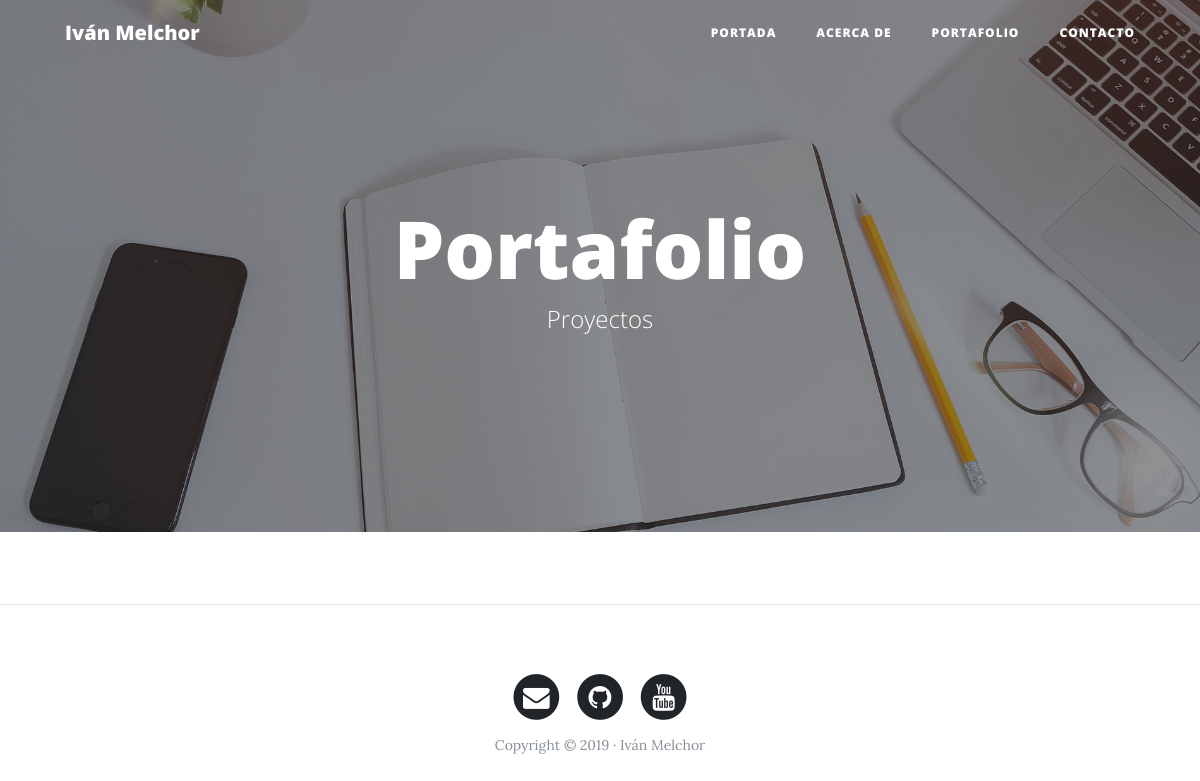
/portfolio/, run on an earlier commit of the app's database.
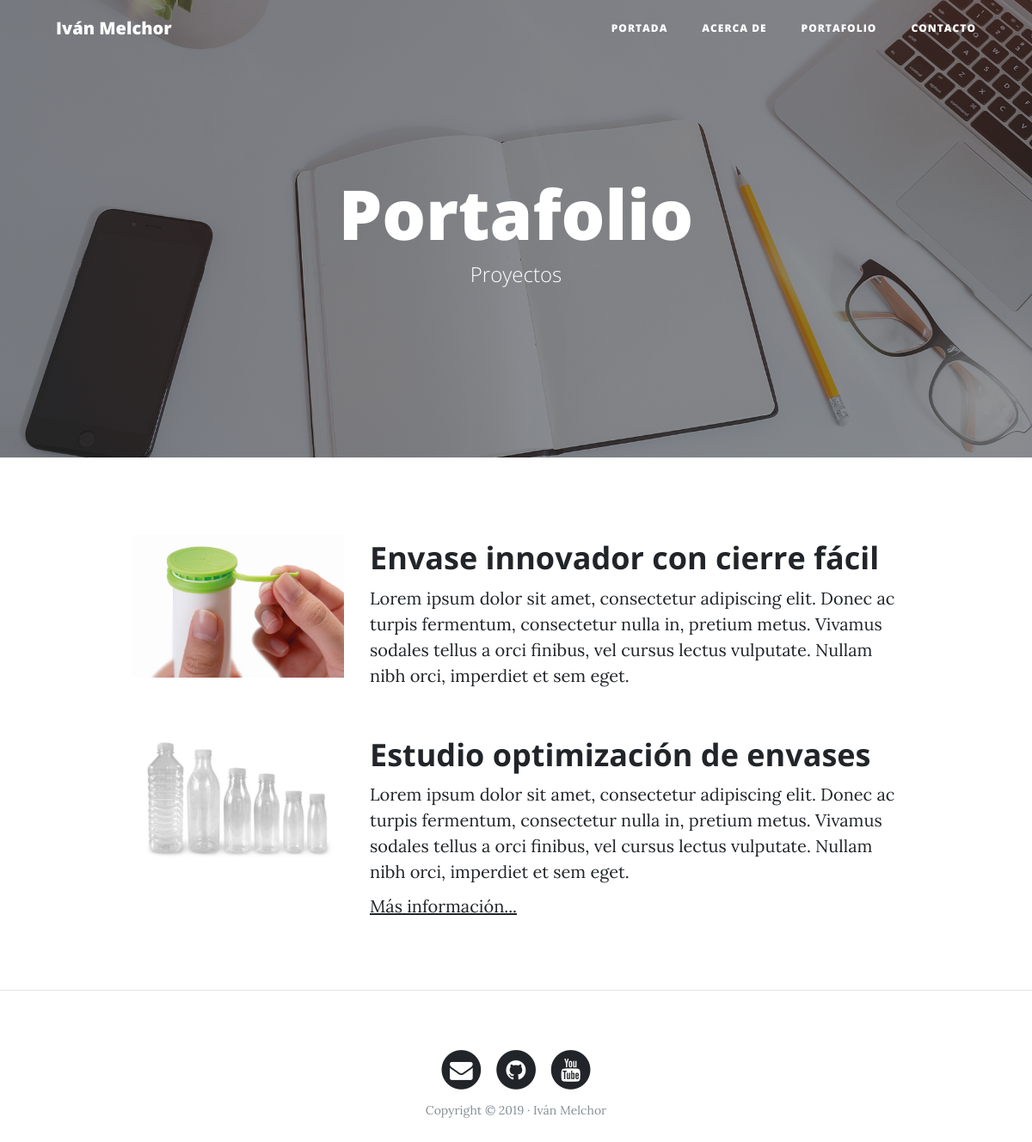
And on a later commit of the database.
### portfolio/models.py (models this page shows, shortened)
class Project(models.Model):
    title = models.CharField(max_length=200, verbose_name="Titulo")          # Campo de cadena de caracteres
    description = models.TextField(verbose_name="Descripción")            # Campo de texto
    image = models.ImageField(verbose_name="Imagen", upload_to="projects")         # Campo de imagen
    url_field = models.URLField(max_length=200, verbose_name="URL", blank=True, null=True)         # blank y null permiten el campo como Opcional
    created = models.DateTimeField(auto_now_add = True,verbose_name="Fecha de creación")         # Campo de fecha y hora (Se añade automaticamente al crear instancias)
    updated = models.DateTimeField(auto_now = True,verbose_name="Fecha de edición")             # Se actualiza cuando se modifica
    class Meta:
        verbose_name = "proyecto"
        verbose_name_plural = "proyectos"
        ordering = ["-created"]         # Se pone el guión para que se haga el orden a la inversa

### portfolio/views.py (the view)
# urls.py: path('portfolio/', portfolio_views.portfolio, name="portfolio"),
def portfolio(request):
    project_list = Project.objects.all()
    return render(request, 'portfolio/portfolio.html', {'projects':project_list})

### portfolio/templates/portfolio/portfolio.html (shortened to what this page needs)
{% extends 'core/base.html' %}
{% block background %}{% load static %}{% static 'core/img/portfolio-bg.jpg'%}{% endblock %}
{% block headers %}
<h1>Portafolio</h1>
<span class="subheading">Proyectos</span>
{% endblock %}
{% block content %}
    {% for project in projects %}
        <div class="container">
                <div class="row project">
                    <div class="col-lg-3 col-md-4 offset-lg-1">
                        <img class="img-fluid" src="{{project.image.url}}" alt="">
                    </div>
                    <div class="col-lg-7 col-md-8">
                        <h2 class="section-heading title">{{project.title}}</h2>
                    <p>{{project.description}}</p>
                    {% if project.url_field %}
                        <p><a href="{{project.url_field}}">Más información...</a></p>
                    {% endif %}
                    </div>
                </div>
            </div>
    {% endfor %}
{% endblock %}

### core/templates/core/base.html (shortened to what this page needs)
<!DOCTYPE html>
<html lang="es">
  <head>
    {% load static %}
    <link href="{% static 'core/vendor/bootstrap/css/bootstrap.min.css' %}" rel="stylesheet">
    <link href="{% static 'core/vendor/font-awesome/css/font-awesome.min.css' %}" rel="stylesheet" type="text/css">
    <link href="{% static 'core/css/clean-blog.min.css' %}" rel="stylesheet">
  </head>
  <body>
    <nav class="navbar navbar-expand-lg navbar-light fixed-top" id="mainNav">
      <div class="container">
        <a class="navbar-brand" href="{% url 'home' %}">Iván Melchor</a>
        <div class="collapse navbar-collapse" id="navbarResponsive">
          <ul class="navbar-nav ml-auto">
            <li class="nav-item">
              <a class="nav-link" href="{% url 'home' %}">Portada</a>
            </li>
            <li class="nav-item">
              <a class="nav-link" href="{% url 'about' %}">Acerca de</a>
            </li>
            <li class="nav-item">
              <a class="nav-link" href="{% url 'portfolio' %}">Portafolio</a>
            </li>
            <li class="nav-item">
              <a class="nav-link" href="{% url 'contact' %}">Contacto</a>
            </li>
          </ul>
        </div>
      </div>
    </nav>
    <header class="masthead" style="background-image: url('{% block background %}{% endblock %}')">
      <div class="overlay"></div>
      <div class="container">
        <div class="row">
          <div class="col-lg-8 col-md-10 mx-auto">
            <div class="site-heading">
              {% block headers %} {% endblock %}
            </div>
          </div>
        </div>
      </div>
    </header>
    <div class="container">
    {% block content %}
    {% endblock %}
    </div>
{% if request.path != '/' %}
  <hr>
{% endif %}
    <footer>
      <div class="container">
        <div class="row">
          <div class="col-lg-8 col-md-10 mx-auto">
            <ul class="list-inline text-center">
              <li class="list-inline-item">
                <a href="mailto:ivanmelchormejia@gmail.com">
                  <span class="fa-stack fa-lg">
                    <i class="fa fa-circle fa-stack-2x"></i>
                    <i class="fa fa-envelope fa-stack-1x fa-inverse"></i>
                  </span>
                </a>
              </li>
              <li class="list-inline-item">
                <a href="https://github.com/followersito">
                  <span class="fa-stack fa-lg">
                    <i class="fa fa-circle fa-stack-2x"></i>
                    <i class="fa fa-github fa-stack-1x fa-inverse"></i>
                  </span>
                </a>
              </li>
              <li class="list-inline-item">
                <a href="https://youtube.com">
                  <span class="fa-stack fa-lg">
                    <i class="fa fa-circle fa-stack-2x"></i>
                    <i class="fa fa-youtube fa-stack-1x fa-inverse"></i>
                  </span>
                </a>
              </li>
            </ul>
            <p class="copyright text-muted">Copyright &copy; 2019 · Iván Melchor </p>
          </div>
        </div>
      </div>
    </footer>
  </body>
</html>

What changed in the data, as far as the page shows it:
added Project: image (picture), title "Envase innovador con cierre fácil", description "Lorem ipsum dolor sit amet, consectetur adipiscing elit. Donec ac turpis fermentum, consectetur nulla in, pretium metus. Vivamus sodales tellus a orci finibus, vel cursus lectus vulputate. Nullam nibh orci, imperdiet et sem eget."
added Project: image (picture), title "Estudio optimización de envases", description "Lorem ipsum dolor sit amet, consectetur adipiscing elit. Donec ac turpis fermentum, consectetur nulla in, pretium metus. Vivamus sodales tellus a orci finibus, vel cursus lectus vulputate. Nullam nibh orci, imperdiet et sem eget."
